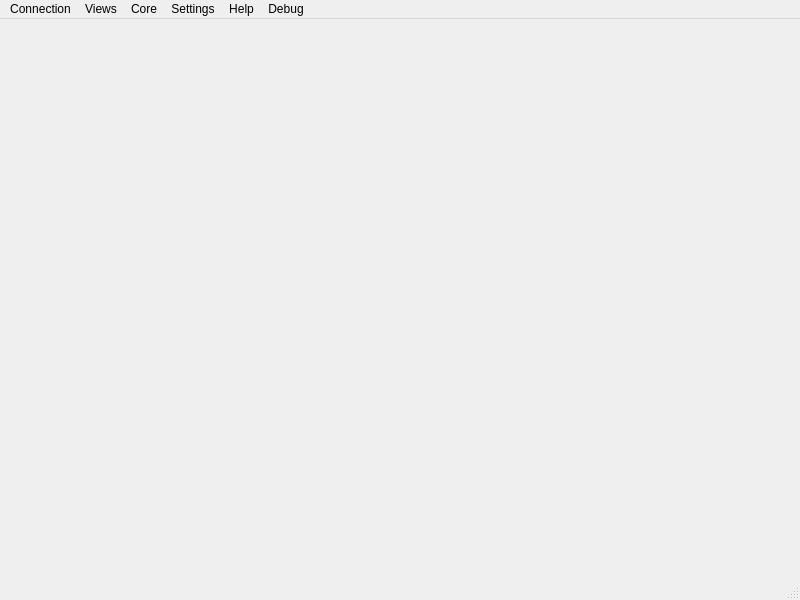
<ui version="4.0" >
 <class>MainWin</class>
 <widget class="QMainWindow" name="MainWin" >
  <property name="geometry" >
   <rect>
    <x>0</x>
    <y>0</y>
    <width>800</width>
    <height>600</height>
   </rect>
  </property>
  <property name="windowTitle" >
   <string>MainWindow</string>
  </property>
  <widget class="QWidget" name="centralwidget" >
   <property name="sizePolicy" >
    <sizepolicy vsizetype="Expanding" hsizetype="Expanding" >
     <horstretch>0</horstretch>
     <verstretch>0</verstretch>
    </sizepolicy>
   </property>
   <layout class="QVBoxLayout" >
    <property name="spacing" >
     <number>6</number>
    </property>
    <property name="leftMargin" >
     <number>0</number>
    </property>
    <property name="topMargin" >
     <number>0</number>
    </property>
    <property name="rightMargin" >
     <number>0</number>
    </property>
    <property name="bottomMargin" >
     <number>0</number>
    </property>
    <item>
     <widget class="BufferWidget" native="1" name="bufferWidget" />
    </item>
   </layout>
  </widget>
  <widget class="QMenuBar" name="menubar" >
   <property name="geometry" >
    <rect>
     <x>0</x>
     <y>0</y>
     <width>800</width>
     <height>22</height>
    </rect>
   </property>
   <widget class="QMenu" name="menuConnection" >
    <property name="title" >
     <string>Connection</string>
    </property>
    <addaction name="actionConnectCore" />
    <addaction name="actionDisconnectCore" />
    <addaction name="separator" />
    <addaction name="actionNetworkList" />
    <addaction name="actionQuickConnect" />
    <addaction name="separator" />
    <addaction name="actionDisconnect" />
    <addaction name="actionReconnect" />
    <addaction name="separator" />
    <addaction name="actionJoinChannel" />
    <addaction name="separator" />
    <addaction name="actionSetAwayGlobally" />
    <addaction name="separator" />
    <addaction name="actionQuit" />
   </widget>
   <widget class="QMenu" name="menuSettings" >
    <property name="title" >
     <string>Settings</string>
    </property>
    <addaction name="separator" />
    <addaction name="actionEditIdentities" />
    <addaction name="separator" />
    <addaction name="separator" />
    <addaction name="actionSettingsDlg" />
   </widget>
   <widget class="QMenu" name="menuViews" >
    <property name="title" >
     <string>Views</string>
    </property>
    <addaction name="actionManageViews" />
    <addaction name="separator" />
   </widget>
   <widget class="QMenu" name="menuHelp" >
    <property name="title" >
     <string>Help</string>
    </property>
    <addaction name="actionAboutQuassel" />
    <addaction name="actionAboutQt" />
   </widget>
   <widget class="QMenu" name="menuDebug" >
    <property name="title" >
     <string>Debug</string>
    </property>
    <addaction name="actionImportBacklog" />
   </widget>
   <widget class="QMenu" name="menuCore" >
    <property name="title" >
     <string>Core</string>
    </property>
   </widget>
   <addaction name="menuConnection" />
   <addaction name="menuViews" />
   <addaction name="menuCore" />
   <addaction name="menuSettings" />
   <addaction name="menuHelp" />
   <addaction name="menuDebug" />
  </widget>
  <widget class="QStatusBar" name="statusbar" />
  <action name="actionNetworkList" >
   <property name="text" >
    <string>&amp;Network List...</string>
   </property>
   <property name="shortcut" >
    <string>F2</string>
   </property>
  </action>
  <action name="actionQuickConnect" >
   <property name="enabled" >
    <bool>false</bool>
   </property>
   <property name="text" >
    <string>Quick &amp;Connect...</string>
   </property>
  </action>
  <action name="actionDisconnect" >
   <property name="enabled" >
    <bool>false</bool>
   </property>
   <property name="text" >
    <string>Disconnect</string>
   </property>
  </action>
  <action name="actionReconnect" >
   <property name="enabled" >
    <bool>false</bool>
   </property>
   <property name="text" >
    <string>Reconnect</string>
   </property>
  </action>
  <action name="actionJoinChannel" >
   <property name="enabled" >
    <bool>false</bool>
   </property>
   <property name="text" >
    <string>Join Channel...</string>
   </property>
  </action>
  <action name="actionSetAwayGlobally" >
   <property name="enabled" >
    <bool>false</bool>
   </property>
   <property name="text" >
    <string>Set Away globally</string>
   </property>
  </action>
  <action name="actionQuit" >
   <property name="text" >
    <string>Quit...</string>
   </property>
  </action>
  <action name="actionEditIdentities" >
   <property name="text" >
    <string>Edit Identities...</string>
   </property>
  </action>
  <action name="actionSettingsDlg" >
   <property name="text" >
    <string>Configure Quassel...</string>
   </property>
   <property name="shortcut" >
    <string>F7</string>
   </property>
  </action>
  <action name="actionManageViews" >
   <property name="enabled" >
    <bool>false</bool>
   </property>
   <property name="text" >
    <string>Manage Views...</string>
   </property>
  </action>
  <action name="actionAboutQt" >
   <property name="text" >
    <string>About Qt...</string>
   </property>
  </action>
  <action name="actionAboutQuassel" >
   <property name="text" >
    <string>About Quassel IRC...</string>
   </property>
  </action>
  <action name="actionImportBacklog" >
   <property name="text" >
    <string>Import Backlog</string>
   </property>
  </action>
  <action name="actionConnect_to_Core" >
   <property name="text" >
    <string>Connect</string>
   </property>
  </action>
  <action name="actionDisconnect_2" >
   <property name="text" >
    <string>Disconnect</string>
   </property>
  </action>
  <action name="actionInternal" >
   <property name="text" >
    <string>Internal</string>
   </property>
  </action>
  <action name="actionDisconnectCore" >
   <property name="enabled" >
    <bool>false</bool>
   </property>
   <property name="text" >
    <string>Disconnect from Core</string>
   </property>
  </action>
  <action name="actionConnectCore" >
   <property name="enabled" >
    <bool>false</bool>
   </property>
   <property name="text" >
    <string>Connect to Core...</string>
   </property>
  </action>
 </widget>
 <customwidgets>
  <customwidget>
   <class>BufferWidget</class>
   <extends>QWidget</extends>
   <header>bufferwidget.h</header>
  </customwidget>
 </customwidgets>
 <resources/>
 <connections>
  <connection>
   <sender>actionQuit</sender>
   <signal>triggered()</signal>
   <receiver>MainWin</receiver>
   <slot>close()</slot>
   <hints>
    <hint type="sourcelabel" >
     <x>-1</x>
     <y>-1</y>
    </hint>
    <hint type="destinationlabel" >
     <x>399</x>
     <y>299</y>
    </hint>
   </hints>
  </connection>
 </connections>
</ui>
